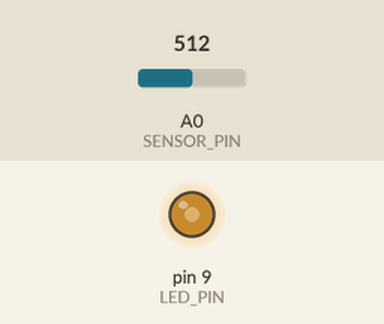
Simulated run of this sketch. Board: Arduino Uno, built with avr-gcc and run on an emulated ATmega328P. On the bench: output pins drawn as LEDs (lit = HIGH). The inputs (shaded band) are chosen by the test bench; at power-on: A0 (SENSOR_PIN) = 512.

Above: at 1.2 s.
1.3 s: A0 (SENSOR_PIN) set to 716
At 2.0 s:
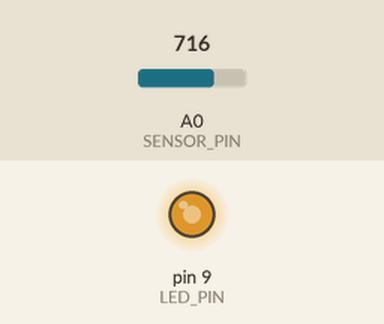
2.8 s: A0 (SENSOR_PIN) set to 900
At 3.1 s:
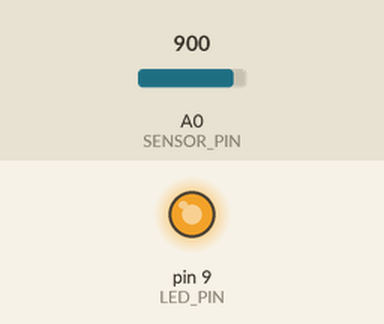
4.3 s: A0 (SENSOR_PIN) set to 122
At 5.5 s:
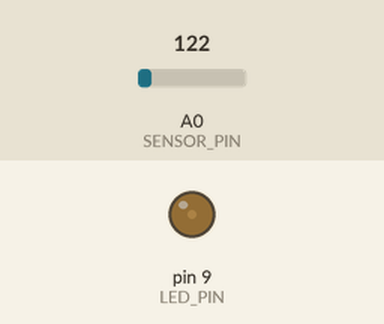
5.8 s: A0 (SENSOR_PIN) set to 0
At 6.6 s:
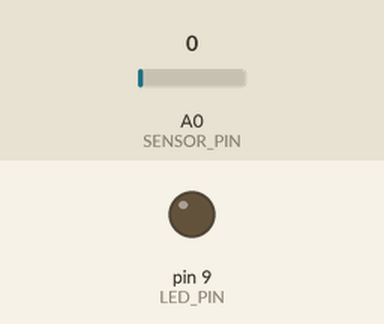
Timing chart, 0 to 8.3 s (numbered marks = the images above; inputs shaded):
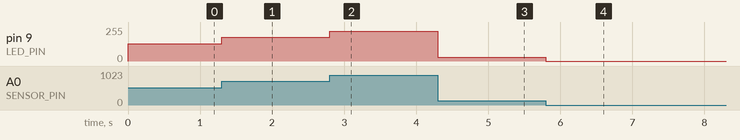

The sketch:

lightSensor.ino
```cpp
int LED_PIN = 9; // Pin to which the LED is connected - use PWM
int SENSOR_PIN = A0; // Port to which the sensor is connected - use serial input pin for analog input
int VALUE = 0; // Stores the sensor output

void setup(void)
{
/* Called when Arduino starts up. */
	pinMode(LED_PIN, OUTPUT); // This pin will be set high to light the LED.
}

void loop(void)
{
/* Called repeatedly whilst Arduino is active. */
	VALUE = analogRead(SENSOR_PIN);

        // this uses a threshold value to switch the LED on or off by twisting the knob
        /*if (VALUE > 512)
        {
          digitalWrite(LED_PIN, HIGH);
        }
        else
        {
          digitalWrite(LED_PIN, LOW);
        }*/

        // dim the LED gradually
        analogWrite(LED_PIN,VALUE/4);
}
```

Measured:
- after the input at 1.3 s, pin 9 (LED_PIN): 128/255 → 179/255 at once
- after the input at 2.8 s, pin 9 (LED_PIN): 179/255 → 225/255 at once
- after the input at 4.3 s, pin 9 (LED_PIN): 225/255 → 30/255 at once
- after the input at 5.8 s, pin 9 (LED_PIN): 30/255 → 0/255 at once
